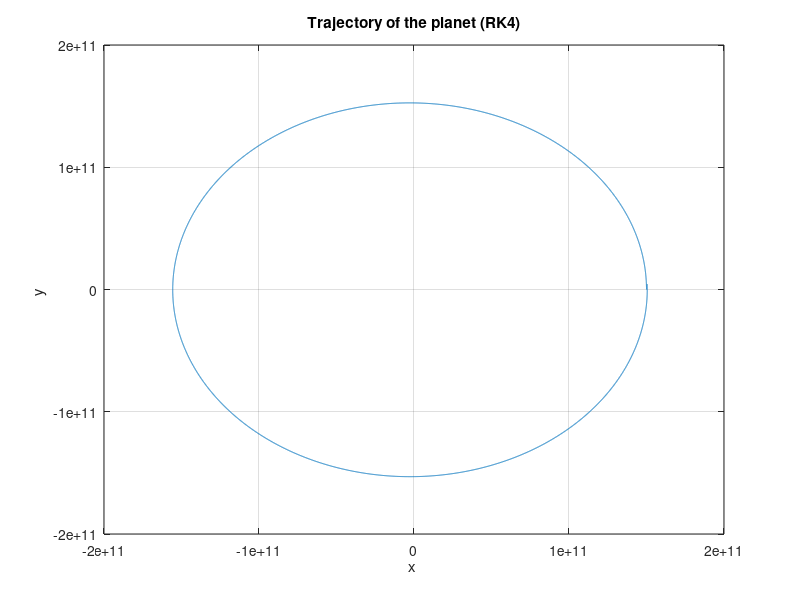

This chart was generated by the following MATLAB code:
%Trajectory of the planet (RK4)

clear all
close all

%initial values
years=1;
ti=0;
tf=years*1.039*31536000;
xi=1.5*10^11;
yi=0;
vxi=0; 
vyi=3*10^4; 
G=6.674*10^(-11);
M=1.989*10^30; 

%steps
h=3600;
n=(tf-ti)/h;

%working equations 
ddxvat=@(tl,xl,vl,yl) -G*M*xl/((xl^2+yl^2)^(3/2));
dxvat=@(tl,xl,vl,yl) vl;
ddyvat=@(tl,yl,vl,xl) -G*M*yl/((xl^2+yl^2)^(3/2));
dyvat=@(tl,yl,vl,xl) vl;

%arrays

tvac(1)=ti;
x_vac(1)=xi;
vx_vac(1)=vxi;
y_vac(1)=yi;
vy_vac(1)=vyi; 

for i =1:n
    k1=h*ddxvat(tvac(i),x_vac(i),vx_vac(i),y_vac(i));
    l1=h*dxvat(tvac(i),x_vac(i),vx_vac(i),y_vac(i));
    k2=h*ddxvat(tvac(i)+(h/2), x_vac(i)+(l1/2), vx_vac(i)+ (k1/2),y_vac(i)+(l1/2) );
    l2=h*dxvat(tvac(i)+(h/2),x_vac(i)+(l1/2), vx_vac(i)+ (k1/2),y_vac(i)+(l1/2) );
    k3=h*ddxvat(tvac(i)+(h/2), x_vac(i)+(l2/2), vx_vac(i)+ (k2/2), y_vac(i)+(l2/2));
    l3=h*dxvat(tvac(i)+(h/2), x_vac(i)+(l2/2), vx_vac(i)+ (k2/2), y_vac(i)+(l2/2));
    k4=h*ddxvat(tvac(i)+(h), x_vac(i)+(l3), vx_vac(i)+ (k3), y_vac(i)+(l3));
    l4=h*dxvat(tvac(i)+(h), x_vac(i)+(l3), vx_vac(i)+ (k3), y_vac(i)+(l3));  
    
    vx_vac(i+1)=vx_vac(i)+(1/6)*(k1+(2*k2)+(2*k3)+k4);
    x_vac(i+1)=x_vac(i)+(1/6)*(l1+(2*l2)+(2*l3)+l4);
    
    k1=h*ddyvat(tvac(i),y_vac(i),vy_vac(i), x_vac(i));
    l1=h*dyvat(tvac(i),y_vac(i),vy_vac(i), x_vac(i));
    k2=h*ddyvat(tvac(i)+(h/2), y_vac(i)+(l1/2), vy_vac(i)+ (k1/2), x_vac(i)+(l1/2) );
    l2=h*dyvat(tvac(i)+(h/2),y_vac(i)+(l1/2), vy_vac(i)+ (k1/2), x_vac(i)+(l1/2));
    k3=h*ddyvat(tvac(i)+(h/2), y_vac(i)+(l2/2), vy_vac(i)+ (k2/2), x_vac(i)+(l2/2));
    l3=h*dyvat(tvac(i)+(h/2), y_vac(i)+(l2/2), vy_vac(i)+ (k2/2), x_vac(i)+(l2/2) );
    k4=h*ddyvat(tvac(i)+(h), y_vac(i)+(l3), vy_vac(i)+ (k3), x_vac(i)+(l3));
    l4=h*dyvat(tvac(i)+(h), y_vac(i)+(l3), vy_vac(i)+ (k3), x_vac(i)+(l3));  
    
    
    vy_vac(i+1)=vy_vac(i)+(1/6)*(k1+(2*k2)+(2*k3)+k4);
    y_vac(i+1)=y_vac(i)+(1/6)*(l1+(2*l2)+(2*l3)+l4);
    tvac(i+1)=tvac(i)+h;     
end
plot(x_vac,y_vac)
grid
xlabel('x ');
ylabel('y ');
title('Trajectory of the planet (RK4)');
